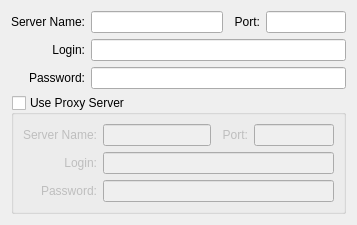
       <widget class="QWidget" name="_serverPage">
        <attribute name="title">
         <string>Server</string>
        </attribute>
        <layout class="QVBoxLayout">
         <item>
          <layout class="QVBoxLayout">
           <item>
            <layout class="QHBoxLayout">
             <item>
              <layout class="QVBoxLayout">
               <item>
                <widget class="QLabel" name="_ccServerLit">
                 <property name="text">
                  <string>Server Name:</string>
                 </property>
                 <property name="alignment">
                  <set>Qt::AlignRight|Qt::AlignTrailing|Qt::AlignVCenter</set>
                 </property>
                </widget>
               </item>
               <item>
                <widget class="QLabel" name="_ccLoginLit">
                 <property name="text">
                  <string>Login:</string>
                 </property>
                 <property name="alignment">
                  <set>Qt::AlignRight|Qt::AlignTrailing|Qt::AlignVCenter</set>
                 </property>
                </widget>
               </item>
               <item>
                <widget class="QLabel" name="_ccPasswordLit">
                 <property name="text">
                  <string>Password:</string>
                 </property>
                 <property name="alignment">
                  <set>Qt::AlignRight|Qt::AlignTrailing|Qt::AlignVCenter</set>
                 </property>
                </widget>
               </item>
              </layout>
             </item>
             <item>
              <layout class="QVBoxLayout">
               <item>
                <layout class="QHBoxLayout">
                 <item>
                  <widget class="QLineEdit" name="_ccServer">
                   <property name="sizePolicy">
                    <sizepolicy hsizetype="Expanding" vsizetype="Fixed">
                     <horstretch>1</horstretch>
                     <verstretch>0</verstretch>
                    </sizepolicy>
                   </property>
                  </widget>
                 </item>
                 <item>
                  <spacer>
                   <property name="orientation">
                    <enum>Qt::Horizontal</enum>
                   </property>
                   <property name="sizeType">
                    <enum>QSizePolicy::Preferred</enum>
                   </property>
                   <property name="sizeHint" stdset="0">
                    <size>
                     <width>5</width>
                     <height>20</height>
                    </size>
                   </property>
                  </spacer>
                 </item>
                 <item>
                  <widget class="QLabel" name="_ccPortLit">
                   <property name="text">
                    <string>Port:</string>
                   </property>
                   <property name="alignment">
                    <set>Qt::AlignRight|Qt::AlignTrailing|Qt::AlignVCenter</set>
                   </property>
                  </widget>
                 </item>
                 <item>
                  <widget class="QLineEdit" name="_ccPort">
                   <property name="maximumSize">
                    <size>
                     <width>80</width>
                     <height>32767</height>
                    </size>
                   </property>
                  </widget>
                 </item>
                </layout>
               </item>
               <item>
                <widget class="QLineEdit" name="_ccLogin"/>
               </item>
               <item>
                <widget class="QLineEdit" name="_ccPassword">
                 <property name="echoMode">
                  <enum>QLineEdit::PasswordEchoOnEdit</enum>
                 </property>
                </widget>
               </item>
              </layout>
             </item>
            </layout>
           </item>
           <item>
            <widget class="QGroupBox" name="_ccUseProxyServer">
             <property name="title">
              <string>Use Proxy Server</string>
             </property>
             <property name="checkable">
              <bool>true</bool>
             </property>
             <property name="checked">
              <bool>false</bool>
             </property>
             <layout class="QHBoxLayout">
              <item>
               <layout class="QVBoxLayout">
                <item>
                 <widget class="QLabel" name="_ccProxyServerLit">
                  <property name="text">
                   <string>Server Name:</string>
                  </property>
                  <property name="alignment">
                   <set>Qt::AlignRight|Qt::AlignTrailing|Qt::AlignVCenter</set>
                  </property>
                 </widget>
                </item>
                <item>
                 <widget class="QLabel" name="_ccProxyLoginLit">
                  <property name="text">
                   <string>Login:</string>
                  </property>
                  <property name="alignment">
                   <set>Qt::AlignRight|Qt::AlignTrailing|Qt::AlignVCenter</set>
                  </property>
                 </widget>
                </item>
                <item>
                 <widget class="QLabel" name="_ccProxyPasswordLit">
                  <property name="text">
                   <string>Password:</string>
                  </property>
                  <property name="alignment">
                   <set>Qt::AlignRight|Qt::AlignTrailing|Qt::AlignVCenter</set>
                  </property>
                 </widget>
                </item>
               </layout>
              </item>
              <item>
               <layout class="QVBoxLayout">
                <item>
                 <layout class="QHBoxLayout">
                  <item>
                   <widget class="QLineEdit" name="_ccProxyServer">
                    <property name="sizePolicy">
                     <sizepolicy hsizetype="Expanding" vsizetype="Fixed">
                      <horstretch>1</horstretch>
                      <verstretch>0</verstretch>
                     </sizepolicy>
                    </property>
                   </widget>
                  </item>
                  <item>
                   <spacer>
                    <property name="orientation">
                     <enum>Qt::Horizontal</enum>
                    </property>
                    <property name="sizeType">
                     <enum>QSizePolicy::Preferred</enum>
                    </property>
                    <property name="sizeHint" stdset="0">
                     <size>
                      <width>5</width>
                      <height>20</height>
                     </size>
                    </property>
                   </spacer>
                  </item>
                  <item>
                   <widget class="QLabel" name="_ccProxyPortLit">
                    <property name="text">
                     <string>Port:</string>
                    </property>
                    <property name="alignment">
                     <set>Qt::AlignRight|Qt::AlignTrailing|Qt::AlignVCenter</set>
                    </property>
                   </widget>
                  </item>
                  <item>
                   <widget class="QLineEdit" name="_ccProxyPort">
                    <property name="maximumSize">
                     <size>
                      <width>80</width>
                      <height>32767</height>
                     </size>
                    </property>
                   </widget>
                  </item>
                 </layout>
                </item>
                <item>
                 <widget class="QLineEdit" name="_ccProxyLogin"/>
                </item>
                <item>
                 <widget class="QLineEdit" name="_ccProxyPassword">
                  <property name="echoMode">
                   <enum>QLineEdit::PasswordEchoOnEdit</enum>
                  </property>
                 </widget>
                </item>
               </layout>
              </item>
             </layout>
            </widget>
           </item>
          </layout>
         </item>
         <item>
          <spacer>
           <property name="orientation">
            <enum>Qt::Vertical</enum>
           </property>
           <property name="sizeHint" stdset="0">
            <size>
             <width>20</width>
             <height>0</height>
            </size>
           </property>
          </spacer>
         </item>
        </layout>
       </widget>
